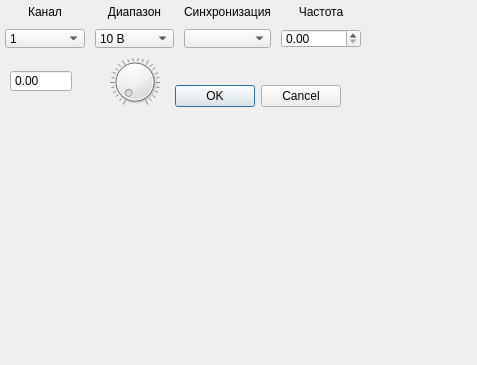
<?xml version="1.0" encoding="UTF-8"?>
<ui version="4.0">
 <class>ADC_Setting</class>
 <widget class="QDialog" name="ADC_Setting">
  <property name="geometry">
   <rect>
    <x>0</x>
    <y>0</y>
    <width>477</width>
    <height>365</height>
   </rect>
  </property>
  <property name="windowTitle">
   <string>Настройка АЦП</string>
  </property>
  <property name="modal">
   <bool>true</bool>
  </property>
  <widget class="QDialogButtonBox" name="buttonBox">
   <property name="geometry">
    <rect>
     <x>0</x>
     <y>80</y>
     <width>341</width>
     <height>32</height>
    </rect>
   </property>
   <property name="orientation">
    <enum>Qt::Horizontal</enum>
   </property>
   <property name="standardButtons">
    <set>QDialogButtonBox::Cancel|QDialogButtonBox::Ok</set>
   </property>
  </widget>
  <widget class="QWidget" name="layoutWidget">
   <property name="geometry">
    <rect>
     <x>0</x>
     <y>0</y>
     <width>361</width>
     <height>52</height>
    </rect>
   </property>
   <layout class="QGridLayout" name="gridLayout">
    <property name="leftMargin">
     <number>5</number>
    </property>
    <property name="topMargin">
     <number>5</number>
    </property>
    <property name="rightMargin">
     <number>0</number>
    </property>
    <property name="bottomMargin">
     <number>4</number>
    </property>
    <property name="spacing">
     <number>10</number>
    </property>
    <item row="0" column="0">
     <widget class="QLabel" name="label">
      <property name="text">
       <string>Канал</string>
      </property>
      <property name="alignment">
       <set>Qt::AlignCenter</set>
      </property>
     </widget>
    </item>
    <item row="0" column="1">
     <widget class="QLabel" name="label_2">
      <property name="text">
       <string>Диапазон</string>
      </property>
      <property name="alignment">
       <set>Qt::AlignCenter</set>
      </property>
     </widget>
    </item>
    <item row="0" column="2">
     <widget class="QLabel" name="label_3">
      <property name="text">
       <string>Синхронизация</string>
      </property>
      <property name="alignment">
       <set>Qt::AlignCenter</set>
      </property>
     </widget>
    </item>
    <item row="0" column="3">
     <widget class="QLabel" name="label_4">
      <property name="text">
       <string>Частота</string>
      </property>
      <property name="alignment">
       <set>Qt::AlignCenter</set>
      </property>
     </widget>
    </item>
    <item row="1" column="0">
     <widget class="QComboBox" name="comboBox">
      <item>
       <property name="text">
        <string>1</string>
       </property>
      </item>
      <item>
       <property name="text">
        <string>2</string>
       </property>
      </item>
      <item>
       <property name="text">
        <string>3</string>
       </property>
      </item>
      <item>
       <property name="text">
        <string>4</string>
       </property>
      </item>
      <item>
       <property name="text">
        <string>5</string>
       </property>
      </item>
      <item>
       <property name="text">
        <string>6</string>
       </property>
      </item>
      <item>
       <property name="text">
        <string>7</string>
       </property>
      </item>
      <item>
       <property name="text">
        <string>8</string>
       </property>
      </item>
      <item>
       <property name="text">
        <string>9</string>
       </property>
      </item>
      <item>
       <property name="text">
        <string>10</string>
       </property>
      </item>
     </widget>
    </item>
    <item row="1" column="1">
     <widget class="QComboBox" name="comboBox_2">
      <item>
       <property name="text">
        <string>10 В</string>
       </property>
      </item>
      <item>
       <property name="text">
        <string>2.5 В</string>
       </property>
      </item>
      <item>
       <property name="text">
        <string>625 мВ</string>
       </property>
      </item>
      <item>
       <property name="text">
        <string>156 мВ</string>
       </property>
      </item>
     </widget>
    </item>
    <item row="1" column="2">
     <widget class="QComboBox" name="comboBox_3"/>
    </item>
    <item row="1" column="3">
     <widget class="QDoubleSpinBox" name="doubleSpinBox"/>
    </item>
   </layout>
  </widget>
  <widget class="QDoubleSpinBox" name="doubleSpinBox_2">
   <property name="geometry">
    <rect>
     <x>10</x>
     <y>70</y>
     <width>62</width>
     <height>22</height>
    </rect>
   </property>
   <property name="buttonSymbols">
    <enum>QAbstractSpinBox::NoButtons</enum>
   </property>
   <property name="correctionMode">
    <enum>QAbstractSpinBox::CorrectToPreviousValue</enum>
   </property>
  </widget>
  <widget class="QDial" name="dial">
   <property name="enabled">
    <bool>true</bool>
   </property>
   <property name="geometry">
    <rect>
     <x>110</x>
     <y>50</y>
     <width>50</width>
     <height>64</height>
    </rect>
   </property>
   <property name="inputMethodHints">
    <set>Qt::ImhNone</set>
   </property>
   <property name="tracking">
    <bool>true</bool>
   </property>
   <property name="orientation">
    <enum>Qt::Vertical</enum>
   </property>
   <property name="invertedAppearance">
    <bool>false</bool>
   </property>
   <property name="invertedControls">
    <bool>false</bool>
   </property>
   <property name="wrapping">
    <bool>false</bool>
   </property>
   <property name="notchesVisible">
    <bool>true</bool>
   </property>
  </widget>
 </widget>
 <resources/>
 <connections>
  <connection>
   <sender>buttonBox</sender>
   <signal>accepted()</signal>
   <receiver>ADC_Setting</receiver>
   <slot>accept()</slot>
   <hints>
    <hint type="sourcelabel">
     <x>248</x>
     <y>254</y>
    </hint>
    <hint type="destinationlabel">
     <x>157</x>
     <y>274</y>
    </hint>
   </hints>
  </connection>
  <connection>
   <sender>buttonBox</sender>
   <signal>rejected()</signal>
   <receiver>ADC_Setting</receiver>
   <slot>reject()</slot>
   <hints>
    <hint type="sourcelabel">
     <x>316</x>
     <y>260</y>
    </hint>
    <hint type="destinationlabel">
     <x>286</x>
     <y>274</y>
    </hint>
   </hints>
  </connection>
 </connections>
</ui>
